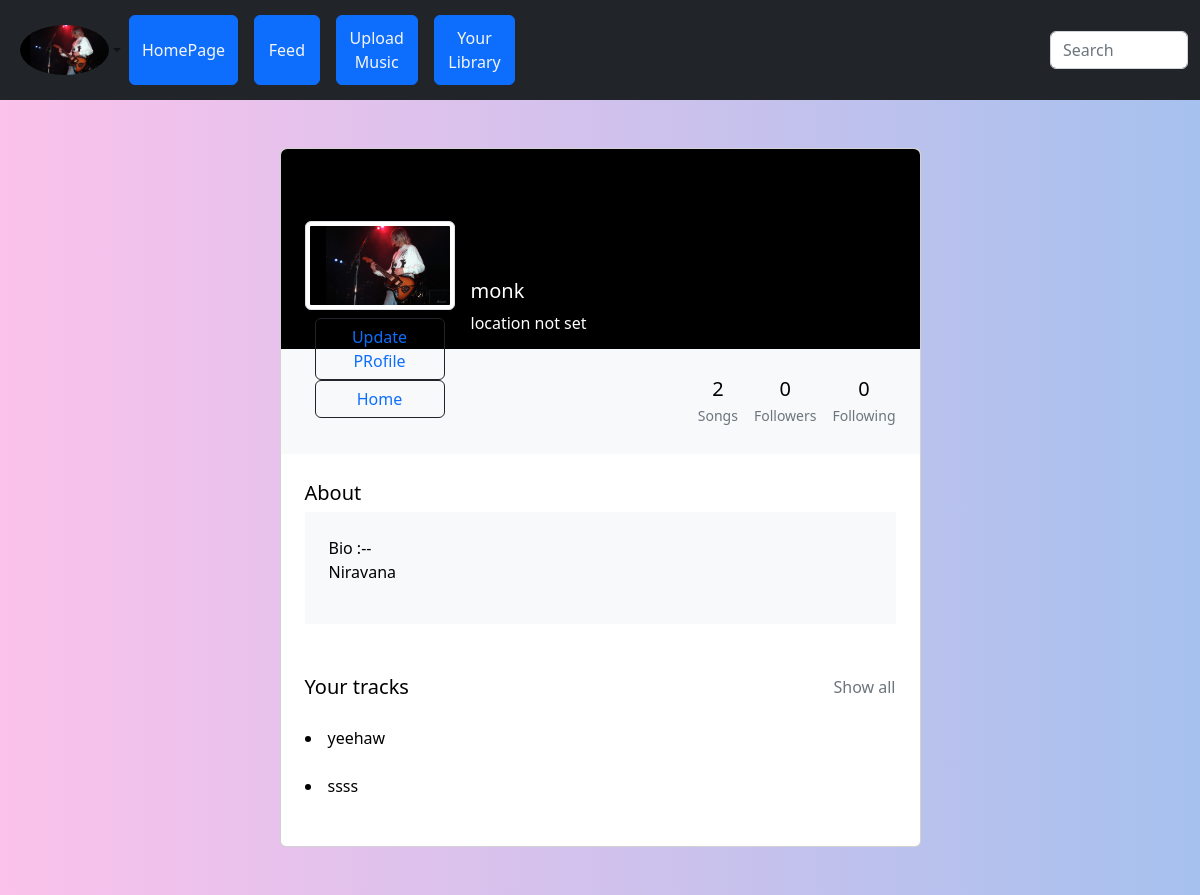
The app's page /profile/7 (signed in) with its own data.
### mainApp/models.py (models this page shows, shortened)
class ProfileModel(models.Model):
    user = models.OneToOneField(User, on_delete=models.CASCADE, null=True, blank=True)
    dp = models.ImageField(null=True, blank=True, default='placeholder.jpg')
    bio = models.TextField(null=True, blank=True, max_length=1000)
    contact = models.CharField(max_length=200, null=True, blank=True)

class TrackModel(models.Model):
    songName = models.CharField(max_length=20, null=True, blank=False)
    songImg = models.ImageField(null=True, blank=False)
    file = models.FileField(null=True, blank=False, default='static/images/file_example_MP3_700KB_DY8xrM5.mp3')
    author = models.ForeignKey(myUser, on_delete=models.CASCADE, null=True, blank=True)

### mainApp/views.py (the view)
# urls.py: path('profile/<slug:id>', Profile, name= 'profile'),
@login_required(login_url='login')
def Profile(request, id):
    user = myUser.objects.get(id = int(id))
    try:
        profile = ProfileModel.objects.get(user = user)
    except :
        profile = ProfileModel.objects.create(user = user)
    user = myUser.objects.get(id = int(id))
    username = user.username
    myProfile = ProfileModel.objects.get(user = user)
    form = ProfileForm(instance=myProfile)
    pic = myProfile.dp.url
    myTracks = TrackModel.objects.all().filter(author = id)
    numOfSongs = len(list(myTracks))
    bio = myProfile.bio
    context = {
        'user': form,
        'id': id,
        'pic': pic,
        'tracks': myTracks,
        'username' : username,
        'numberofsongs': numOfSongs,
        'bio': bio,
    }
    return render(request, 'profile.html', context)

### mainApp/forms.py
class ProfileForm(ModelForm):
    class Meta:
        model = ProfileModel
        fields = '__all__'
        widgets = {'user':forms.HiddenInput()}

### mainApp/templates/profile.html (shortened to what this page needs)
{% load static %}
<!DOCTYPE html>
<html lang="en">
<head>
    <link href="https://cdn.jsdelivr.net/npm/bootstrap@5.0.2/dist/css/bootstrap.min.css" rel="stylesheet">
    <link rel="stylesheet" href="https://cdn.jsdelivr.net/npm/bootstrap@5.2.2/dist/css/bootstrap.min.css">
</head>
<nav class="navbar navbar-expand-lg navbar-light bg-dark" style="height: 100px; background-color: black;">
  <div class="container-fluid">
    <ul class="navbar-nav">
      <a
          class="nav-link dropdown-toggle d-flex align-items-center"
          href="{% url 'profile' id%}"
          id="navbarDropdownMenuLink"
          role="button"
          data-mdb-toggle="dropdown"
          aria-expanded="false"
        >
          <img
            src="{% static pic%}"
            class="rounded-circle"
            height="50"
            alt="Portrait of a Woman"
            loading="lazy"
          />
        </a>
        <button type="button" class="btn btn-primary me-3">
          <a href="{% url 'index' id%}" style="color: whitesmoke;">HomePage</a>
        </button>
         <button type="button" class="btn btn-primary me-3" style="width: 100px;">
          <a href="{% url 'feed' id%}" style="color: whitesmoke;;">Feed</a>
        </button>
        <button type="button" class="btn btn-primary me-3">
          <a href="{% url 'musicUpdate' id%}" style="color: whitesmoke;">Upload Music</a>
        </button>
        <button type="button" class="btn btn-primary me-3">
          <a href="{% url 'musicView' id%}" style="color: whitesmoke;">Your Library </a>
        </button>
        <p>&nbsp;&nbsp;&nbsp;&nbsp;&nbsp;&nbsp;&nbsp;&nbsp;&nbsp;&nbsp;&nbsp;&nbsp;&nbsp;&nbsp;&nbsp;&nbsp;&nbsp;&nbsp;&nbsp;&nbsp;&nbsp;&nbsp;&nbsp;&nbsp;&nbsp;
        </p>
       <form class="d-flex input-group w-auto" style="text-align: right;">
      <input
        type="search"
        class="form-control rounded"
        placeholder="Search"
        aria-label="Search"
        aria-describedby="search-addon">
       </form>
    </ul>
  </div>
</nav>
<body>
<section class="h-100 gradient-custom-2">
    <div class="container py-5 h-100">
      <div class="row d-flex justify-content-center align-items-center h-100">
        <div class="col col-lg-9 col-xl-7">
          <div class="card">
            <div class="rounded-top text-white d-flex flex-row" style="background-color: #000; height:200px;">
              <div class="ms-4 mt-5 d-flex flex-column" style="width: 150px;">
                <img src="{% static pic %}"
                  alt="Generic placeholder image" class="img-fluid img-thumbnail mt-4 mb-2"
                  style="width: 150px; z-index: 1; height: 150px;">
                <button type="button" class="btn btn-outline-dark" data-mdb-ripple-color="dark"
                  style="z-index: 1;">
                  <a href="{% url 'profileUpdate' id%}"> Update PRofile</a>
              </button>
              <button type="button" class="btn btn-outline-dark" data-mdb-ripple-color="dark"
                  style="z-index: 1;">
                  <a href="{% url 'index' id%}">Home</a>
              </button>
              </div>
              <div class="ms-3" style="margin-top: 130px;">
                <h5>{{username}}</h5>
                <p>location not set</p>
              </div>
            </div>
            <div class="p-4 text-black" style="background-color: #f8f9fa;">
              <div class="d-flex justify-content-end text-center py-1">
                <div>
                  <p class="mb-1 h5">{{numberofsongs}}</p>
                  <p class="small text-muted mb-0">Songs</p>
                </div>
                <div class="px-3">
                  <p class="mb-1 h5">0</p>
                  <p class="small text-muted mb-0">Followers</p>
                </div>
                <div>
                  <p class="mb-1 h5">0</p>
                  <p class="small text-muted mb-0">Following</p>
                </div>
              </div>
            </div>
            <div class="card-body p-4 text-black">
              <div class="mb-5">
                <p class="lead fw-normal mb-1">About</p>
                <div class="p-4" style="background-color: #f8f9fa;">
                  <p>Bio :--
                    <br> {{bio}}
                  </p>
                </div>
              </div>
              <div class="d-flex justify-content-between align-items-center mb-4">
                <p class="lead fw-normal mb-0">Your tracks</p>
                <p class="mb-0"><a href="{% url 'musicView' id%}" class="text-muted">Show all</a></p>
              </div>
              {% for track in tracks %}
              <li>{{track.songName}}</li>
              <br>
              {% endfor %}
              </div>
            </div>
          </div>
        </div>
      </div>
  </section>
</body>
</html>

### mainApp/templates/profile.html (style rules this page uses)
a { text-decoration: wavy; }
button { padding: 30px; align-self: center; width: 130px; height: 70px; }
form { align-self: center; }
.gradient-custom-2 { background: #fbc2eb; background: -webkit-linear-gradient(to right, rgba(251, 194, 235, 1), rgba(166, 193, 238, 1)); background: linear-gradient(to right, rgba(251, 194, 235, 1), rgba(166, 193, 238, 1)) }

### records on screen
ProfileModel: bio "Niravana"
TrackModel: songName "yeehaw"
TrackModel: songName "ssss"

### other values on screen
{{ username }} "monk"
{{ numberofsongs }} "2"
